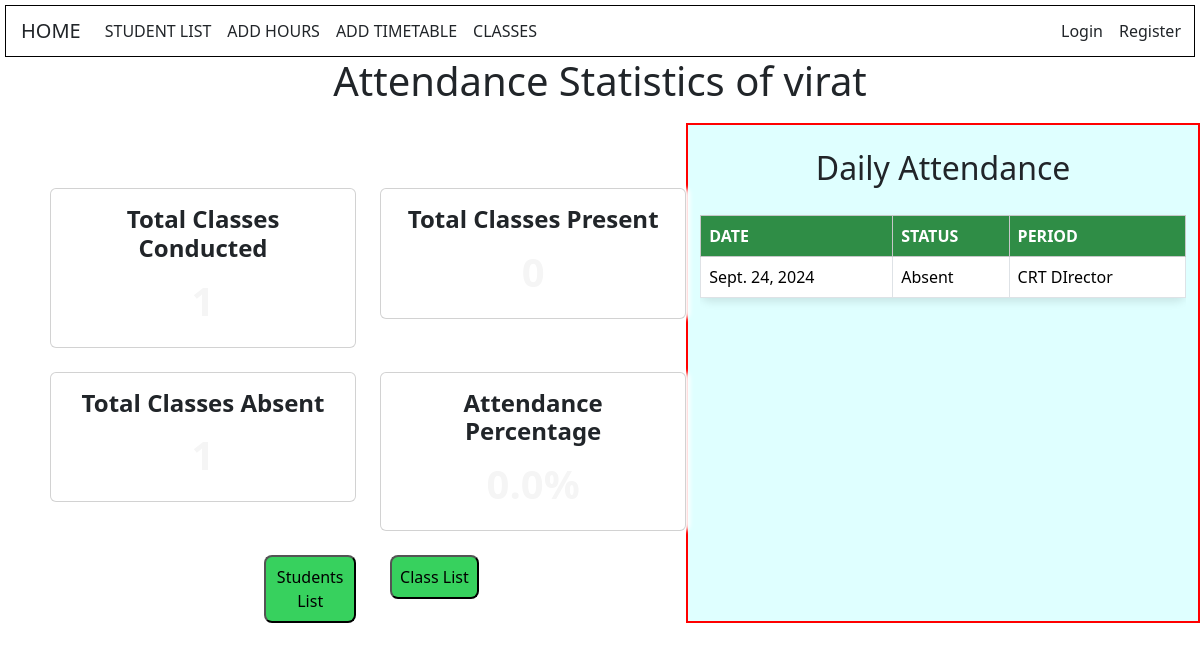
/students/students/attendance/1/, run on the app's committed database.
### students/models.py (models this page shows, shortened)
class Student(models.Model):
    name = models.CharField(max_length=100)
    roll_number = models.CharField(max_length=10, unique=True)
    student_class = models.ForeignKey(Class, on_delete=models.CASCADE)
    email = models.EmailField()
    phone = models.CharField(max_length=10)

class Attendance(models.Model):
    student = models.ForeignKey(Student, on_delete=models.CASCADE)
    date = models.DateField()
    period = models.ForeignKey(Period, on_delete=models.CASCADE)
    status = models.CharField(max_length=10, choices=[('Present', 'Present'), ('Absent', 'Absent')])

class Period(models.Model):
    name = models.CharField(max_length=50)  # e.g., 'Morning', 'Afternoon', etc.
    start_time = models.TimeField()
    end_time = models.TimeField()
    date = models.DateField(default=timezone.now)

### students/views.py (the view)
# urls.py: path('students/attendance/<int:student_id>/', views.attendance_view, name='attendance_view'),
def attendance_view(request, student_id):
    student = get_object_or_404(Student, id=student_id)
    attendances = Attendance.objects.filter(student=student)
    total_conducted = attendances.count()
    total_present = attendances.filter(status='Present').count()
    total_absent = attendances.filter(status='Absent').count()
    attendance_percentage = round((total_present / total_conducted) * 100,0 ) if total_conducted > 0 else 0
    context = {
        'attendances': attendances,
        'student': student,
        'total_conducted': total_conducted,
        'total_present': total_present,
        'total_absent': total_absent,
        'attendance_percentage': attendance_percentage
    }
    return render(request, 'students/attendance_view.html', context)

### students/templates/students/attendance_view.html (shortened to what this page needs)
<!DOCTYPE html>
<html lang="en">
<head>
    <link href="https://cdn.jsdelivr.net/npm/bootstrap@5.3.2/dist/css/bootstrap.min.css" rel="stylesheet">
</head>
<body>
    {% include 'students/navbar.html' %}
        <h1>Attendance Statistics of {{ student.name }}</h1>
        <div class="container-wrapper">
        <div class="container1">
         <div class="row row-cols-1 row-cols-md-2 g-4">
            <div class="col">
                <div class="card">
                    <div class="card-body">
                        <h5 class="card-title">Total Classes Conducted</h5>
                        <p class="card-text">{{ total_conducted }}</p>
                    </div>
                </div>
            </div>
            <div class="col">
                <div class="card">
                    <div class="card-body">
                        <h5 class="card-title">Total Classes Present</h5>
                        <p class="card-text">{{ total_present }}</p>
                    </div>
                </div>
            </div>
            <div class="col">
                <div class="card">
                    <div class="card-body">
                        <h5 class="card-title">Total Classes Absent</h5>
                        <p class="card-text">{{ total_absent }}</p>
                    </div>
                </div>
            </div>
            <div class="col">
                <div class="card">
                    <div class="card-body">
                        <h5 class="card-title">Attendance Percentage</h5>
                        <p class="card-text">{{ attendance_percentage }}%</p>
                    </div>
                </div>
            </div>
        <a href="{% url 'student_list' %}"><button class="button1">Students List</button></a>
        <a href="{% url 'class_list' %}" ><button class="button2">Class List</button></a>
        </div>
    </div>
    <div class="container">
        <div class="mt-4">
            <h2>Daily Attendance</h2>
            <div class="table-responsive">
                <table class="table table-bordered table-hover">
                    <thead class="table-light">
                        <tr>
                            <th>Date</th>
                            <th>Status</th>
                            <th>Period</th>
                        </tr>
                    </thead>
                    <tbody>
                        {% for attendance in attendances %}
                        <tr>
                            <td>{{ attendance.date }}</td>
                            <td>{{ attendance.status}}</td>
                            <td>{{attendance.period.name}}</td>
                        </tr>
                        {% empty %}
                        <tr>
                            <td colspan="2" class="text-center">No attendance records found for {{ student.name }}</td>
                        </tr>
                        {% endfor %}
                    </tbody>
                </table>
            </div>
        </div>
    </div>
</div>
</body>
</html>

### students/templates/students/attendance_view.html (style rules this page uses)
.container-wrapper { display: flex; }
.container { max-width: 400px; border: 2px solid red; margin-top: 10px; background-color: #dfffff; margin-left:150px; }
.container1 { max-width: 800px; margin-top: 75px; margin-left: 50px; }
.card { border: none; border-radius: 10px; box-shadow: 4px 0 4px white; height: 150px; background-color: #37d15e; }
.card-title { color:black; font-size: 1.5rem; font-weight: bold; margin-bottom: 0.5rem; text-align: center; }
.card-text { font-size: 40px; color: whitesmoke; text-align: center; font-weight: bold; cursor: pointer; }
.table { margin-top: 20px; background-color: #2f8d46; border-radius: 10px; box-shadow: 0 4px 8px rgba(0, 0, 0, 0.1); }
.table th, .table td { vertical-align: middle; }
.table thead th { background-color: #2f8d46; color: #ffffff; font-weight: bold; text-transform: uppercase; border-color: black 2px; }
.button1 { padding: 8px; margin-left: 70%; border-radius: 0.5rem; background-color: #37d15e; }
.button2 { padding: 8px; margin-left: 10px; border-radius: 0.5rem; background-color: #37d15e; }
h1 { text-align: center; margin-bottom: 30px; color: green; font-weight: bold; margin-top:10px; }
h2 { text-align: center; color:black; font-weight: bold; }

### students/templates/students/navbar.html (style rules this page uses)
body { background:url('https://img.freepik.com/free-vector/beautiful-decorative-soft-colorful-watercolor-texture-background_1055-14290.jpg') no-repeat center center fixed; background-size: cover; }

### data on the page
Student: name "virat"
Attendance: date "Sept. 24, 2024", status "Absent", period.name "CRT DIrector"
